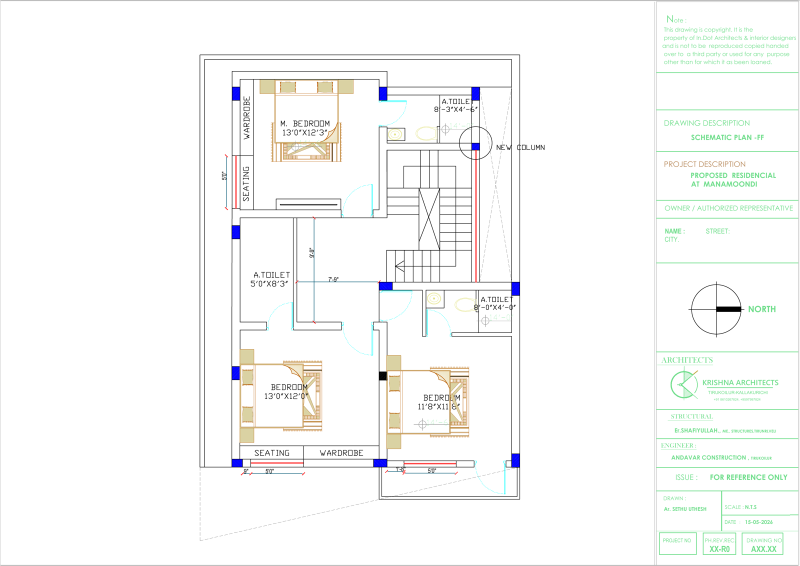
#> input picture tools/tmp-nebed/source_small.png, 1600 x 1131 px, given in place of floorplan_with_bedroom.png, which was not available (shown at 1/2 size)
$ python scan.py ../tmp-nebed/source_small.png 5 5 5
#> lines starting #> are read from the running program, lines starting #| are printed output that depends on the picture; after the words box and inside, x2 and y2 are one past the last pixel; in counts of white or black regions, pixels touching at a corner belong together; pictures that were not available may be replaced by others from this repository, and a replacement may not be noted
"""Run-length the black linework along a row or column — the 'single-pixel profile' fallback in
measure-wall-bands-from-pixels step 5, used here as the primary read because the walls are hollow."""
import sys
import numpy as np
from PIL import Image
IMG = "C:/Users/bikal/AppData/Local/Temp/claude/D--MAIN-monica-recent/f49cee9d-947a-4df6-8b3c-57a6cdbddf05/scratchpad/fp/floorplan_with_bedroom.png"
a = np.asarray(Image.open(IMG).convert("RGB")).astype(np.int16)
gray = a.mean(axis=2); sat = a.max(axis=2) - a.min(axis=2)
#> after `gray = a.mean(axis=2)`:
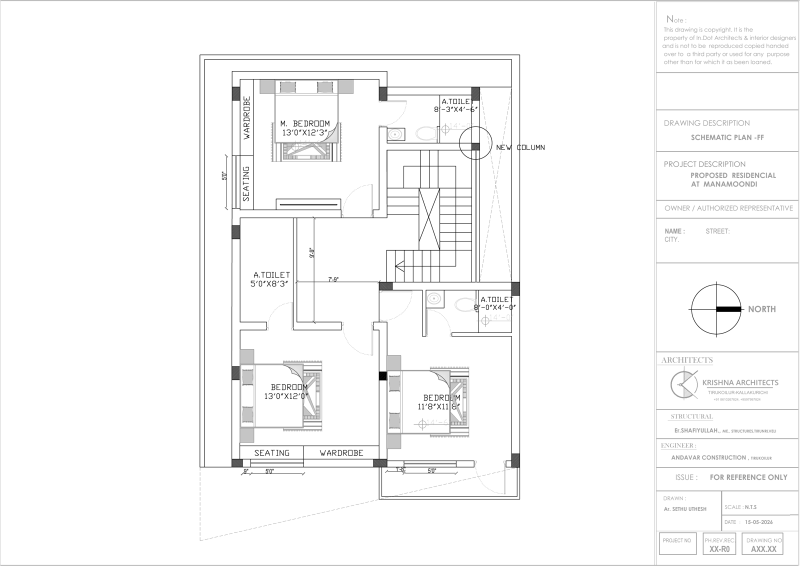
#> gray: shape (1131, 1600) float64 (shown at 1/2 size); min 0, max 255, mean 248.6
#> after `sat = a.max(axis=2) - a.min(axis=2)`:
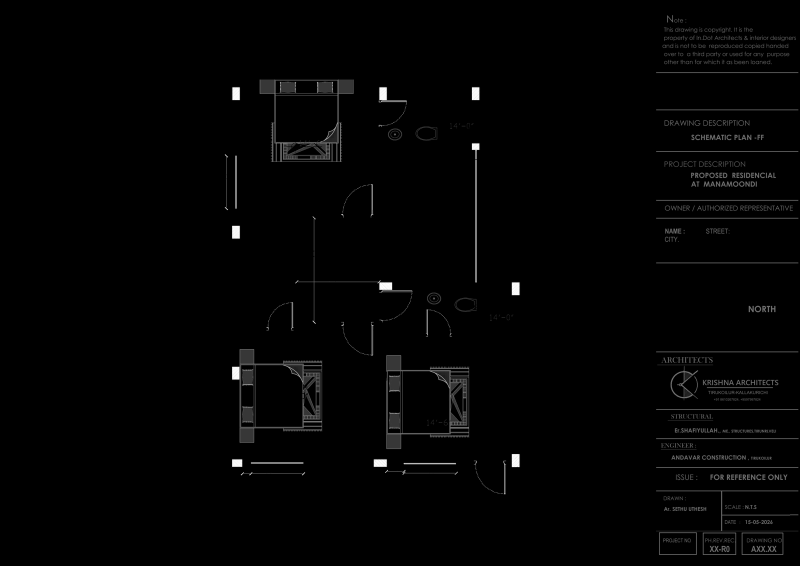
#> sat: shape (1131, 1600) int16 (shown at 1/2 size); min 0, max 255, mean 3.2
dark = (gray < 90) & (sat < 60)
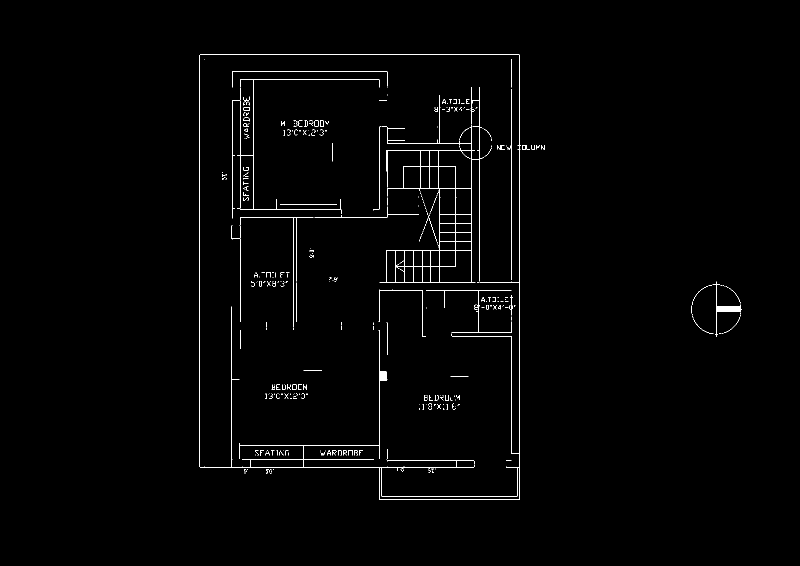
#> dark: shape (1131, 1600) bool (shown at 1/2 size); 1% white in thin lines or dots, all inside (x1, y1, x2, y2) = (399, 109, 1483, 999)

mode, k, lo, hi = sys.argv[1], int(sys.argv[2]), int(sys.argv[3]), int(sys.argv[4])
line = dark[k, lo:hi] if mode == "row" else dark[lo:hi, k]
#> line = empty array
spans, i = [], 0
while i < len(line):
    if line[i]:
        j = i
        while j + 1 < len(line) and line[j + 1]:
            j += 1
        spans.append((lo + i, lo + j, j - i + 1))
        i = j + 1
    else:
        i += 1
#> this loop made 0 passes
#> after the loop, i = 0; spans = []
label = "x" if mode == "row" else "y"
print(f"{mode} {k}: dark spans in {label} {lo}..{hi}")
prev = None
for s, e, n in spans:
    gap = f"   gap {s - prev - 1:4d}" if prev is not None else ""
    print(f"   {label} {s:5d}..{e:5d}  w {n:3d}{gap}")
    prev = e

$ run again, on tools/cityplan/layout.png
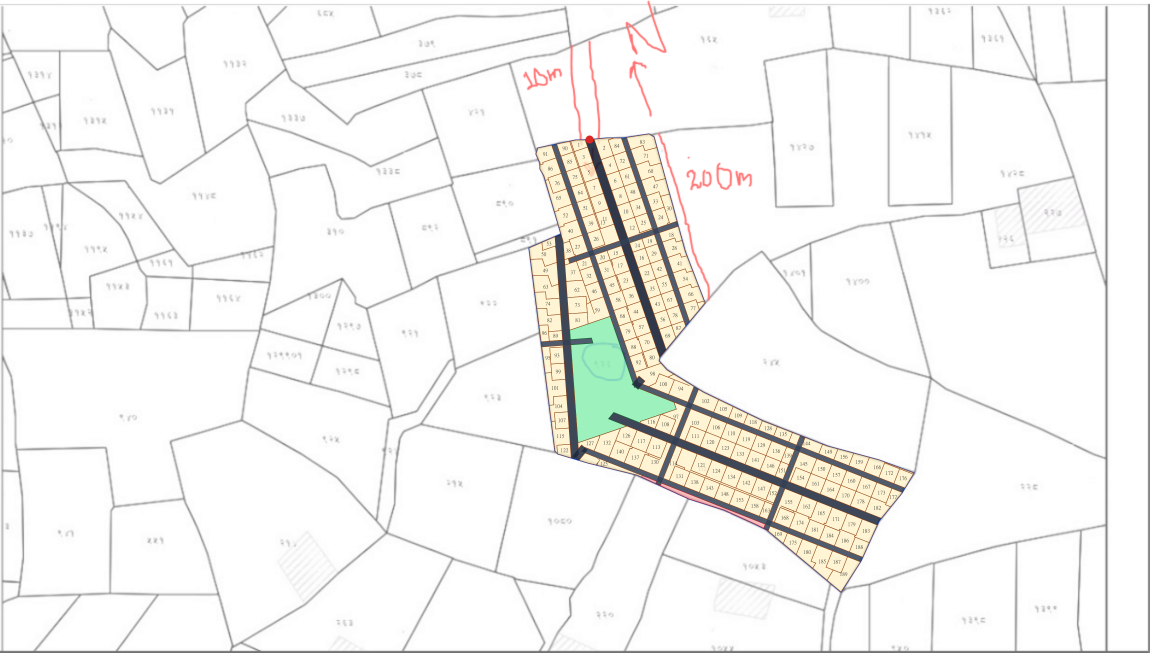
#> input picture tools/cityplan/layout.png, 3450 x 1959 px, given in place of floorplan_with_bedroom.png, which was not available (shown at 1/3 size)
#> `gray = a.mean(axis=2)`:
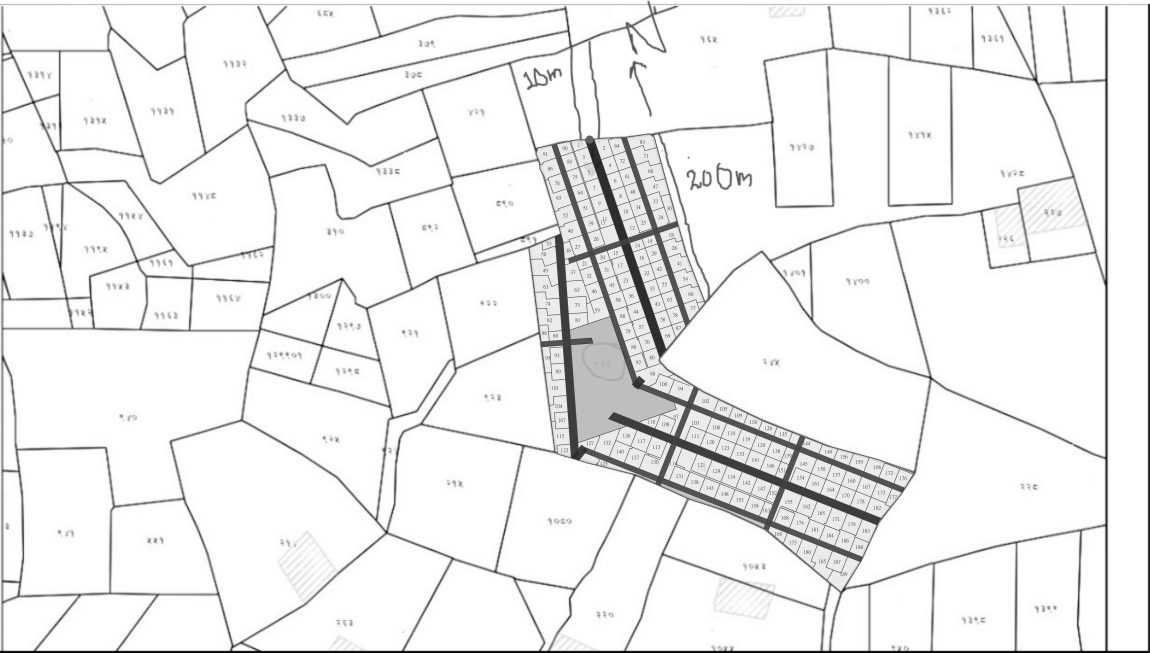
#> gray: shape (1959, 3450) float64 (shown at 1/3 size); min 0, max 255, mean 239.3
#> `dark = (gray < 90) & (sat < 60)`:
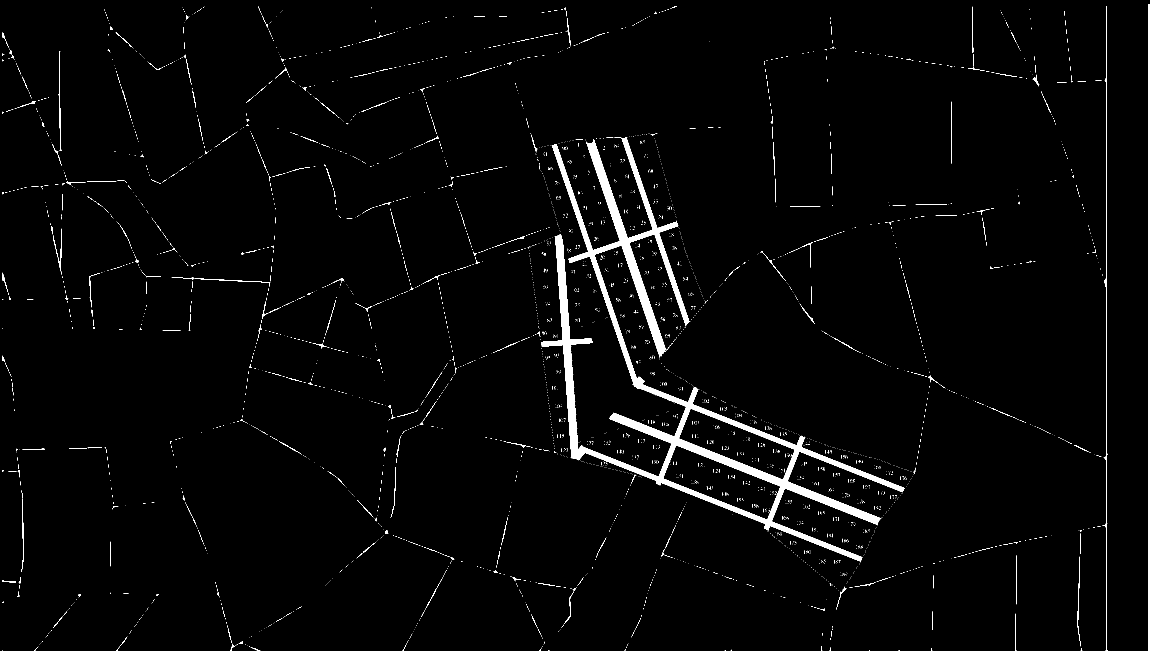
#> dark: shape (1959, 3450) bool (shown at 1/3 size); 2.6% white; 4289 white regions (4023 under 20 px), largest, box (x1, y1, x2, y2) and area: (1624, 413, 2715, 1685) 108029, (0, 13, 3450, 1959) 36783, (3232, 1670, 3240, 1923) 602
#> line = empty array
#> after the loop `while i < len(line):`: i = 0; spans = []
